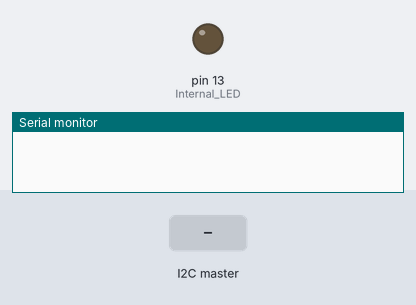
Recording of a sketch running on a simulated Arduino Uno, built with avr-gcc and run on an emulated ATmega328P. Parts: output pins drawn as LEDs (lit = HIGH), the last lines printed to the serial monitor. The test bench sets the inputs (shaded band).

Above: at 1.2 s.
1.3 s: the I2C master sends the byte 1
At 1.9 s:
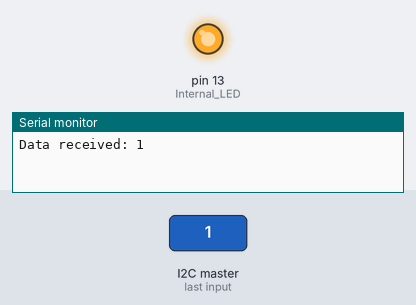
2.8 s: the I2C master sends the byte 0
At 4.2 s:
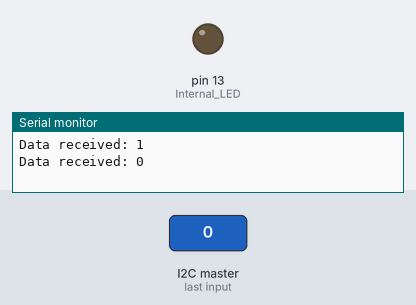
Timing chart, 0 to 5.8 s (numbered marks = the images above; inputs shaded):
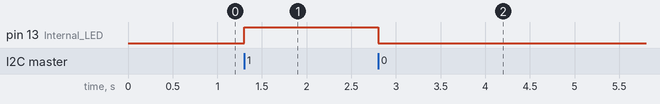

The sketch:

Chapter8bSlave.ino
```cpp
#include <Wire.h>

#define SLAVE_ADDRESS 0x08
int data = 0;
int state = 0;

void setup()
{
  pinMode(13, OUTPUT); // Internal LED
  Serial.begin(9600);
  Wire.begin(SLAVE_ADDRESS); // Initialize as I2C slave

  // Register I2C callbacks
  Wire.onReceive(receiveData);
  Wire.onRequest(sendData);
}

void loop()
{
  // Nothing to do
  delay(100);
}

// Callback for data reception
void receiveData(int byteCount)
{
  while(Wire.available())
  {
    data = Wire.read();
    Serial.print("Data received: ");
    Serial.println(data);

    if (data == 1)
    {
      digitalWrite(13, HIGH); // Turn the LED on
      state = 1;
    }
    else
    {
      digitalWrite(13, LOW); // Turn the LED off
      state = 0;
    }
  }
}

// Callback for sending data
void sendData()
{
    Wire.write(state); // Send the LED state
}
```

Measured:
- after the input at 1.3 s, pin 13 (Internal_LED): LOW → HIGH at once
- after the input at 2.8 s, pin 13 (Internal_LED): HIGH → LOW at once
